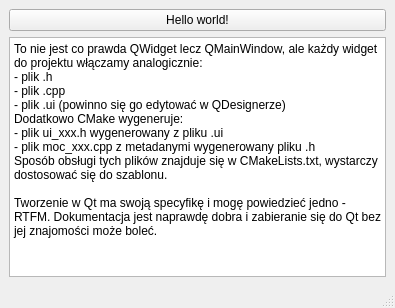
<?xml version="1.0" encoding="UTF-8"?>
<ui version="4.0">
 <class>SampleWindow</class>
 <widget class="QMainWindow" name="SampleWindow">
  <property name="geometry">
   <rect>
    <x>0</x>
    <y>0</y>
    <width>395</width>
    <height>308</height>
   </rect>
  </property>
  <property name="windowTitle">
   <string>MainWindow</string>
  </property>
  <widget class="QWidget" name="centralwidget">
   <layout class="QVBoxLayout" name="verticalLayout">
    <item>
     <widget class="QPushButton" name="pushButton">
      <property name="text">
       <string>Hello world!</string>
      </property>
     </widget>
    </item>
    <item>
     <widget class="QPlainTextEdit" name="plainTextEdit">
      <property name="plainText">
       <string>To nie jest co prawda QWidget lecz QMainWindow, ale każdy widget do projektu włączamy analogicznie:
- plik .h
- plik .cpp
- plik .ui (powinno się go edytować w QDesignerze)
Dodatkowo CMake wygeneruje:
- plik ui_xxx.h wygenerowany z pliku .ui
- plik moc_xxx.cpp z metadanymi wygenerowany pliku .h
Sposób obsługi tych plików znajduje się w CMakeLists.txt, wystarczy dostosować się do szablonu.

Tworzenie w Qt ma swoją specyfikę i mogę powiedzieć jedno - RTFM. Dokumentacja jest naprawdę dobra i zabieranie się do Qt bez jej znajomości może boleć.

</string>
      </property>
     </widget>
    </item>
   </layout>
  </widget>
  <widget class="QMenuBar" name="menubar">
   <property name="geometry">
    <rect>
     <x>0</x>
     <y>0</y>
     <width>395</width>
     <height>21</height>
    </rect>
   </property>
  </widget>
  <widget class="QStatusBar" name="statusbar"/>
 </widget>
 <resources/>
 <connections>
  <connection>
   <sender>pushButton</sender>
   <signal>clicked()</signal>
   <receiver>SampleWindow</receiver>
   <slot>showHelloWorld()</slot>
   <hints>
    <hint type="sourcelabel">
     <x>55</x>
     <y>42</y>
    </hint>
    <hint type="destinationlabel">
     <x>399</x>
     <y>299</y>
    </hint>
   </hints>
  </connection>
 </connections>
 <slots>
  <slot>showHelloWorld()</slot>
 </slots>
</ui>
